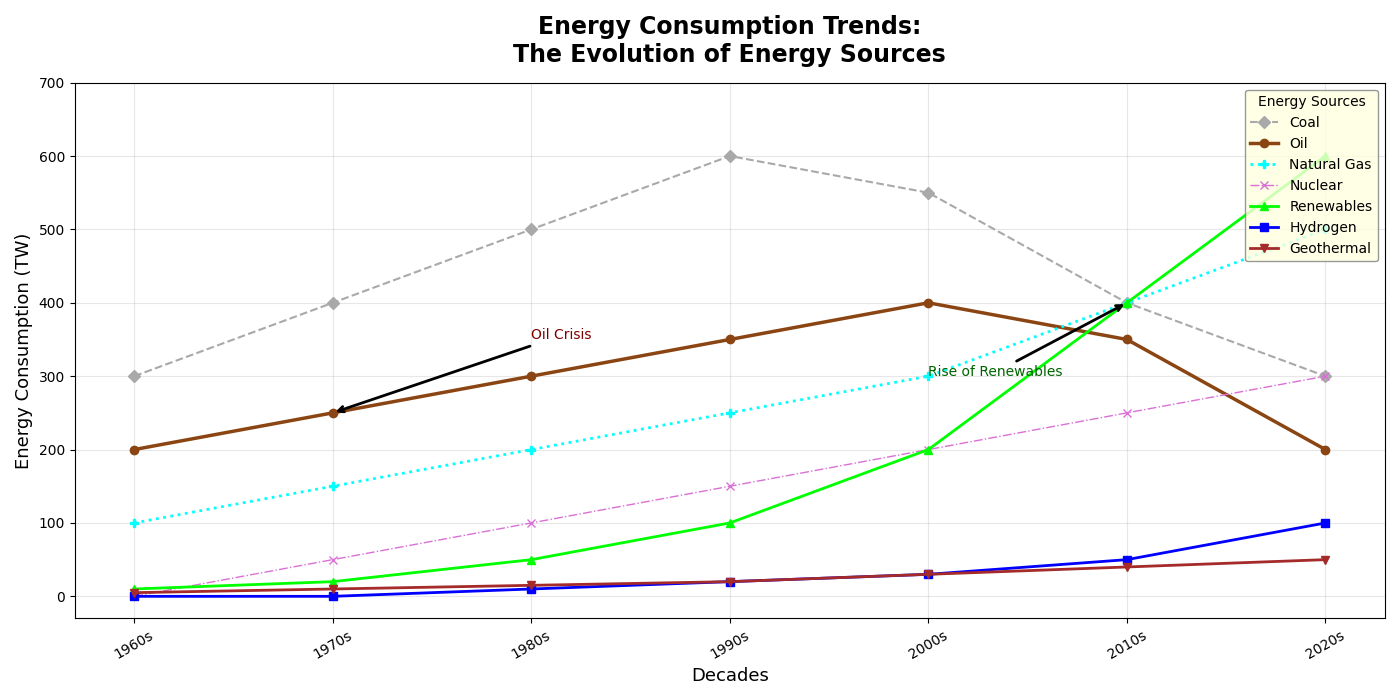

Recreate this plot in Python.
import numpy as np
import matplotlib.pyplot as plt

decades = ['1960s', '1970s', '1980s', '1990s', '2000s', '2010s', '2020s']

coal = [300, 400, 500, 600, 550, 400, 300]
oil = [200, 250, 300, 350, 400, 350, 200]
natural_gas = [100, 150, 200, 250, 300, 400, 500]
nuclear = [0, 50, 100, 150, 200, 250, 300]
renewables = [10, 20, 50, 100, 200, 400, 600]

# Additional fictional data series
hydrogen = [0, 0, 10, 20, 30, 50, 100]
geothermal = [5, 10, 15, 20, 30, 40, 50]

fig, ax = plt.subplots(figsize=(14, 7))

ax.plot(decades, coal, label='Coal', color='darkgrey', marker='D', linestyle='--', linewidth=1.5)
ax.plot(decades, oil, label='Oil', color='saddlebrown', marker='o', linestyle='-', linewidth=2.5)
ax.plot(decades, natural_gas, label='Natural Gas', color='cyan', marker='P', linestyle=':', linewidth=2)
ax.plot(decades, nuclear, label='Nuclear', color='orchid', marker='x', linestyle='-.', linewidth=1)
ax.plot(decades, renewables, label='Renewables', color='lime', marker='^', linestyle='-', linewidth=2)

# Plot new energy sources
ax.plot(decades, hydrogen, label='Hydrogen', color='blue', marker='s', linestyle='-', linewidth=2)
ax.plot(decades, geothermal, label='Geothermal', color='brown', marker='v', linestyle='-', linewidth=2)

ax.annotate('Oil Crisis', xy=('1970s', 250), xytext=('1980s', 350),
            arrowprops=dict(facecolor='gray', arrowstyle='->', lw=2), fontsize=10, color='maroon')
ax.annotate('Rise of Renewables', xy=('2010s', 400), xytext=('2000s', 300),
            arrowprops=dict(facecolor='green', arrowstyle='->', lw=2), fontsize=10, color='darkgreen')

ax.set_title('Energy Consumption Trends:\nThe Evolution of Energy Sources', fontsize=17, fontweight='bold', pad=15)
ax.set_xlabel('Decades', fontsize=13)
ax.set_ylabel('Energy Consumption (TW)', fontsize=13)
ax.legend(loc='upper right', fontsize=10, title='Energy Sources', frameon=True, facecolor='lightyellow', edgecolor='grey')

ax.grid(True, linestyle='-', alpha=0.3)

plt.xticks(rotation=30)
plt.yticks(np.arange(0, 701, 100))

plt.tight_layout()
plt.show()
